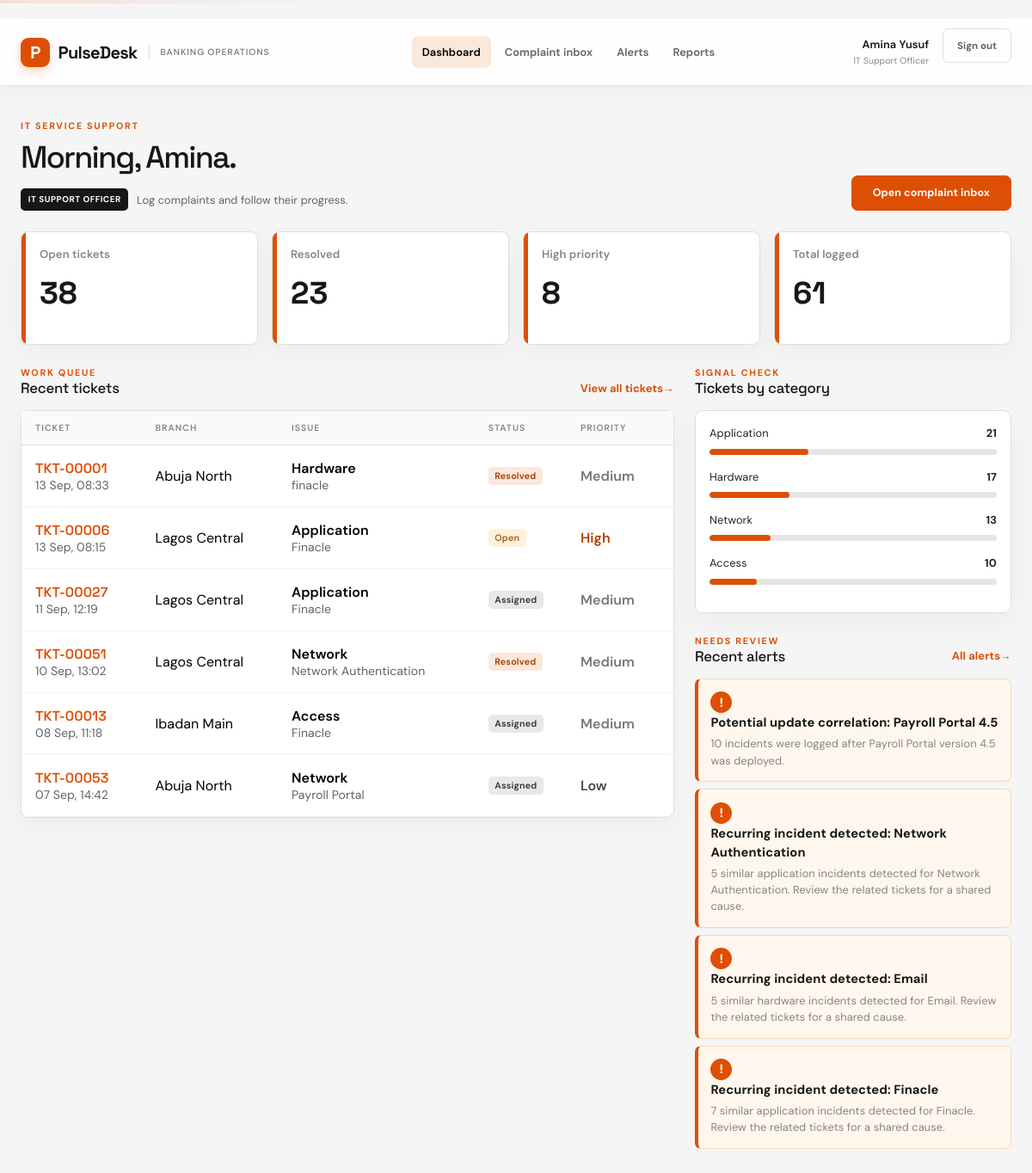
Screenshot of / (signed in) with the database file from the repository.
### app.py (models this page shows)
class User(db.Model):
    id = db.Column(db.Integer, primary_key=True)
    name = db.Column(db.String(120), nullable=False)
    email = db.Column(db.String(160), unique=True, nullable=False)
    password = db.Column(db.String(255), nullable=False)
    role = db.Column(db.String(40), nullable=False, default="IT Support Officer")

class Ticket(db.Model):
    id = db.Column(db.Integer, primary_key=True)
    ticket_number = db.Column(db.String(30), unique=True, nullable=False)
    branch_id = db.Column(db.Integer, db.ForeignKey("branch.id"), nullable=False)
    reported_by = db.Column(db.String(120), nullable=False)
    category = db.Column(db.String(80), nullable=False)
    system = db.Column(db.String(100), nullable=False)
    description = db.Column(db.Text, nullable=False)
    priority = db.Column(db.String(20), nullable=False, default="Medium")
    status = db.Column(db.String(30), nullable=False, default="Open")
    assigned_to = db.Column(db.String(120))
    created_at = db.Column(db.DateTime, nullable=False, default=datetime.utcnow)
    resolved_at = db.Column(db.DateTime)

class Branch(db.Model):
    id = db.Column(db.Integer, primary_key=True)
    branch_name = db.Column(db.String(120), nullable=False)
    location = db.Column(db.String(120), nullable=False)
    tickets = db.relationship("Ticket", backref="branch", lazy=True)

class Alert(db.Model):
    id = db.Column(db.Integer, primary_key=True)
    title = db.Column(db.String(160), nullable=False)
    description = db.Column(db.Text, nullable=False)
    severity = db.Column(db.String(20), nullable=False, default="Medium")
    created_at = db.Column(db.DateTime, nullable=False, default=datetime.utcnow)
    status = db.Column(db.String(30), nullable=False, default="Active")
    related_ticket_ids = db.Column(db.Text, default="")

### app.py (the view)
@app.route("/")
@login_required
def dashboard():
    stats = {
        "total": Ticket.query.count(),
        "open": Ticket.query.filter(Ticket.status != "Resolved").count(),
        "resolved": Ticket.query.filter_by(status="Resolved").count(),
        "high": Ticket.query.filter_by(priority="High")
        .filter(Ticket.status != "Resolved")
        .count(),
    }
    return render_template(
        "dashboard.html",
        stats=stats,
        recent_tickets=Ticket.query.order_by(Ticket.created_at.desc()).limit(6).all(),
        active_alerts=Alert.query.filter_by(status="Active")
        .order_by(Alert.created_at.desc())
        .limit(4)
        .all(),
        category_counts=Counter(
            ticket.category for ticket in Ticket.query.all()
        ).most_common(5),
    )

### app.py (called while the page is built)
def current_user():
    user_id = session.get("user_id")
    return db.session.get(User, user_id) if user_id else None

@app.context_processor
def inject_user():
    return {"current_user": current_user()}

def login_required(view):
    @wraps(view)
    def wrapped(*args, **kwargs):
        if not session.get("user_id"):
            return redirect(url_for("login", next=request.path))
        return view(*args, **kwargs)
    return wrapped

### templates/dashboard.html (shortened to what this page needs)
{% extends "base.html" %}
{% block content %}
  <div
    class="d-flex flex-wrap justify-content-between align-items-end gap-3 mb-4"
  >
    <div>
      <div class="eyebrow mb-2">IT service support</div>
      <h1 class="page-title mb-1">Morning, {{ current_user.name.split()[0] }}.</h1>
      <div class="role-context">
        <span class="role-badge">{{ current_user.role }}</span>
        <span>
          {% if current_user.role == 'IT Support Officer' %}
            Log complaints and follow their progress.
          {% elif current_user.role == 'IT Supervisor' %}
            Run daily operations: triage tickets, record deployments, and review alerts.
          {% else %}
            Review operational records and reports; generate demo activity when needed.
          {% endif %}
        </span>
      </div>
    </div>
    {% if current_user.role=="IT Support Officer" %} <a href="{{ url_for('complaints') }}" class="btn btn-coral px-4">Open complaint inbox</a>{% elif current_user.role=="Administrator" %}<a href="{{ url_for('demo_data') }}" class="btn btn-dark px-4">Generate demo activity</a> {% else %} <a href="{{ url_for('tickets') }}" class="btn btn-dark px-4">Review ticket queue </a>{% endif %} </div> <div class="row g-3 mb-4"> {% for key, label in [('open','Open tickets'),('resolved','Resolved'),('high','High priority'),('total','Total logged')] %} <div class="col-6 col-xl-3"> <div class="card stat-card d-flex flex-row overflow-hidden"> <div class="stat-accent"></div><div class="p-3"><div class="stat-label">{{ label }}</div> <div class="stat-value mt-2">{{ stats[key] }}</div></div> </div></div> {% endfor %} </div> <div class="row g-4">
      <div class="col-xl-8">
        <div class="section-heading">
          <div>
            <div class="eyebrow">Work queue</div> <h2 class="h4 mb-0">Recent tickets</h2> </div> <a href="{{ url_for('tickets') }}" class="text-dark small">View all tickets&rarr; </a> </div> <div class="card bg-white"> <div class="table-responsive"> <table class="table"> <thead> <tr> <th class="ps-3">Ticket</th><th>Branch</th> <th>Issue</th><th>Status</th> <th class="pe-3">Priority</th></tr> </thead><tbody>{% for ticket in recent_tickets %}<tr><td class="ps-3"><a
  class="ticket-number"
  href="{{ url_for('ticket_detail', ticket_id=ticket.id) }}"
>
              {{ ticket.ticket_number }} </a><div class="small text-secondary">{{ ticket.created_at.strftime("%d %b, %H:%M") }}</div> </td><td>{{ ticket.branch.branch_name }}</td> <td> <div class="fw-semibold">{{ ticket.category }}</div><div class="small text-secondary">{{ ticket.system }}</div> </td><td><span class="badge status-{{ ticket.status|lower|replace(' ', '-') }}">{{ ticket.status }}</span> </td><td class="pe-3"><span class="priority-{{ ticket.priority|lower }} fw-semibold">{{ ticket.priority }}</span> </td></tr> {% else %} <tr> <td colspan="5" class="empty-state">No tickets logged yet.</td></tr> {% endfor %} </tbody></table> </div></div>
        </div>
        <div class="col-xl-4">
          <div class="section-heading">
            <div>
              <div class="eyebrow">Signal check</div> <h2 class="h4 mb-0">Tickets by category</h2> </div> </div> <div class="card bg-white p-3 mb-4"> {% for category, count in category_counts %} <div class="d-flex justify-content-between small mb-2"> <span>{{ category }} </span><strong>{{ count }}</strong> </div><div class="progress mb-3"><div
  class="progress-bar"
  style="width: {{ (count / stats.total * 100) if stats.total else 0 }}%"
></div></div> {% else %} <div class="empty-state py-3">Patterns appear as tickets arrive.</div>{% endfor %}</div>
            <div class="section-heading">
              <div>
                <div class="eyebrow">Needs review</div>
                <h2 class="h4 mb-0">Recent alerts</h2>
              </div>
              <a href="{{ url_for('alerts') }}" class="text-dark small">All alerts&rarr; </a>
            </div>
            {% for alert in active_alerts %}
              <a
                class="alert-card d-block text-decoration-none mb-2"
                href="{{ url_for('alert_detail', alert_id=alert.id) }}"
              >
                <span class="alert-icon">! </span><span><strong>{{ alert.title }}</strong> <small>{{ alert.description }} </small></span> </a>{% else %}<div class="card p-3 text-secondary small">No active alerts. The desk is quiet for now.</div> {% endfor %} </div> </div>
      {% endblock %}

### templates/base.html (shortened to what this page needs)
﻿<!doctype html>
<html lang="en">
  <head>
    <link
      href="https://cdn.jsdelivr.net/npm/bootstrap@5.3.3/dist/css/bootstrap.min.css"
      rel="stylesheet"
    >
    {% if style_version %}
      <link rel="stylesheet" href="{{ url_for('static', filename='style.css', v=style_version) }}">
    {% endif %}
  </head>
  <body
    data-login-path="{{ url_for('login') }}"
    data-login-page="{{ 'true' if request.endpoint == 'login' else 'false' }}"
  >
      <nav class="navbar navbar-expand-lg app-navbar {{ 'login-navbar' if request.endpoint == 'login' }}">
        <div class="container-fluid px-4">
          <a class="navbar-brand" href="{{ url_for('dashboard') }}">
            <span class="brand-mark">P</span>
            <span>PulseDesk</span>
            <span class="brand-caption">Banking operations</span>
          </a>
          {% if current_user %}
            <div class="collapse navbar-collapse" id="main-nav">
              <div class="navbar-nav mx-auto gap-lg-1">
                <a
                  class="nav-link {{ 'active' if request.endpoint == 'dashboard' }}"
                  href="{{ url_for('dashboard') }}"
                >
                  Dashboard
                </a>
                {% if current_user.role == 'IT Support Officer' %}
                  <a
                    class="nav-link {{ 'active' if request.endpoint in ['complaints', 'new_ticket'] }}"
                    href="{{ url_for('complaints') }}"
                  >
                    Complaint inbox
                  </a>
                {% endif %}
                <a
                  class="nav-link {{ 'active' if request.endpoint in ['alerts', 'alert_detail'] }}"
                  href="{{ url_for('alerts') }}"
                >
                  Alerts
                </a>
                <a
                  class="nav-link {{ 'active' if request.endpoint in ['reports', 'report_csv'] }}"
                  href="{{ url_for('reports') }}"
                >
                  Reports
                </a>
              </div>
              <div class="account-menu">
                <div class="account-identity">
                  <span class="account-name">{{ current_user.name }}</span>
                  <span class="account-role">{{ current_user.role }}</span>
                </div>
                <form method="post" action="{{ url_for('logout') }}">
                  <button class="btn btn-outline-dark btn-sm">Sign out</button>
                </form>
              </div>
            </div>
          {% endif %}
        </div>
      </nav>
    <main class="container-fluid px-4 py-4">
      {% block content %}{% endblock %}
    </main>
  </body>
</html>

### rows the page displays
User: name "Amina Yusuf", role "IT Support Officer", name "Amina", role "IT SUPPORT OFFICER"
Ticket: ticket_number "TKT-00001", created_at "13 Sep, 08:33", branch.branch_name "Abuja North", category "Hardware", system "finacle", status "Resolved", priority "Medium", count "17", {{ (count / stats.total * 100) if stats.total else 0 }} 27.86885245901639 (drawn)
Ticket: ticket_number "TKT-00006", created_at "13 Sep, 08:15", branch.branch_name "Lagos Central", category "Application", system "Finacle", status "Open", priority "High"
Ticket: ticket_number "TKT-00027", created_at "11 Sep, 12:19", branch.branch_name "Lagos Central", category "Application", system "Finacle", status "Assigned", priority "Medium"
Ticket: ticket_number "TKT-00051", created_at "10 Sep, 13:02", branch.branch_name "Lagos Central", category "Network", system "Network Authentication", status "Resolved", priority "Medium"
Ticket: ticket_number "TKT-00013", created_at "08 Sep, 11:18", branch.branch_name "Ibadan Main", category "Access", system "Finacle", status "Assigned", priority "Medium", count "10", {{ (count / stats.total * 100) if stats.total else 0 }} 16.39344262295082 (drawn)
Ticket: ticket_number "TKT-00053", created_at "07 Sep, 14:42", branch.branch_name "Abuja North", category "Network", system "Payroll Portal", status "Assigned", priority "Low"
Ticket: category "Application", count "21", {{ (count / stats.total * 100) if stats.total else 0 }} 34.42622950819672 (drawn)
Ticket: category "Network", count "13", {{ (count / stats.total * 100) if stats.total else 0 }} 21.311475409836063 (drawn)
Alert: title "Potential update correlation: Payroll Portal 4.5", description "10 incidents were logged after Payroll Portal version 4.5 was deployed."
Alert: title "Recurring incident detected: Network Authentication", description "5 similar application incidents detected for Network Authentication. Review the related tickets for a shared cause."
Alert: title "Recurring incident detected: Email", description "5 similar hardware incidents detected for Email. Review the related tickets for a shared cause."
Alert: title "Recurring incident detected: Finacle", description "7 similar application incidents detected for Finacle. Review the related tickets for a shared cause."

### other values shown
{{ label }} "Open tickets" "Resolved" "High priority" "Total logged"
{{ stats[key] }} "38" "23" "8" "61"
